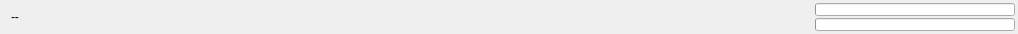
<?xml version="1.0" encoding="UTF-8"?>
<ui version="4.0">
 <class>StatusLayout</class>
 <widget class="QWidget" name="StatusLayout">
  <property name="geometry">
   <rect>
    <x>0</x>
    <y>0</y>
    <width>1018</width>
    <height>34</height>
   </rect>
  </property>
  <property name="windowTitle">
   <string>Form</string>
  </property>
  <layout class="QHBoxLayout" name="horizontalLayout" stretch="0,1,0">
   <property name="topMargin">
    <number>3</number>
   </property>
   <property name="rightMargin">
    <number>3</number>
   </property>
   <property name="bottomMargin">
    <number>3</number>
   </property>
   <item>
    <widget class="QLabel" name="lblFile">
     <property name="text">
      <string>--</string>
     </property>
    </widget>
   </item>
   <item>
    <spacer name="horizontalSpacer">
     <property name="orientation">
      <enum>Qt::Horizontal</enum>
     </property>
     <property name="sizeHint" stdset="0">
      <size>
       <width>780</width>
       <height>20</height>
      </size>
     </property>
    </spacer>
   </item>
   <item>
    <layout class="QVBoxLayout" name="verticalLayout">
     <property name="spacing">
      <number>2</number>
     </property>
     <item>
      <widget class="QProgressBar" name="progressBar">
       <property name="sizePolicy">
        <sizepolicy hsizetype="Expanding" vsizetype="Fixed">
         <horstretch>0</horstretch>
         <verstretch>0</verstretch>
        </sizepolicy>
       </property>
       <property name="minimumSize">
        <size>
         <width>200</width>
         <height>10</height>
        </size>
       </property>
       <property name="maximumSize">
        <size>
         <width>300</width>
         <height>15</height>
        </size>
       </property>
       <property name="value">
        <number>0</number>
       </property>
       <property name="textVisible">
        <bool>false</bool>
       </property>
      </widget>
     </item>
     <item>
      <widget class="QProgressBar" name="progressBar_2">
       <property name="minimumSize">
        <size>
         <width>200</width>
         <height>10</height>
        </size>
       </property>
       <property name="maximumSize">
        <size>
         <width>300</width>
         <height>15</height>
        </size>
       </property>
       <property name="value">
        <number>0</number>
       </property>
       <property name="textVisible">
        <bool>false</bool>
       </property>
      </widget>
     </item>
    </layout>
   </item>
  </layout>
 </widget>
 <resources/>
 <connections/>
</ui>
